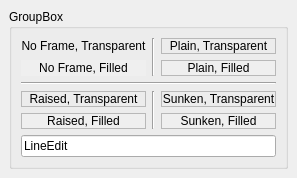
      <widget class="QWidget" name="tab_10" >
       <attribute name="title" >
        <string>Frames</string>
       </attribute>
       <layout class="QGridLayout" >
        <property name="leftMargin" >
         <number>9</number>
        </property>
        <property name="topMargin" >
         <number>9</number>
        </property>
        <property name="rightMargin" >
         <number>9</number>
        </property>
        <property name="bottomMargin" >
         <number>9</number>
        </property>
        <property name="horizontalSpacing" >
         <number>6</number>
        </property>
        <property name="verticalSpacing" >
         <number>6</number>
        </property>
        <item row="0" column="0" >
         <widget class="QGroupBox" name="groupBox" >
          <property name="title" >
           <string>GroupBox</string>
          </property>
          <layout class="QGridLayout" >
           <item row="0" column="0" >
            <widget class="QLabel" name="label_8" >
             <property name="text" >
              <string>No Frame, Transparent</string>
             </property>
             <property name="alignment" >
              <set>Qt::AlignCenter</set>
             </property>
            </widget>
           </item>
           <item rowspan="2" row="0" column="1" >
            <widget class="Line" name="line_3" >
             <property name="orientation" >
              <enum>Qt::Vertical</enum>
             </property>
            </widget>
           </item>
           <item row="0" column="2" >
            <widget class="QLabel" name="label_9" >
             <property name="frameShape" >
              <enum>QFrame::StyledPanel</enum>
             </property>
             <property name="frameShadow" >
              <enum>QFrame::Plain</enum>
             </property>
             <property name="text" >
              <string>Plain, Transparent</string>
             </property>
             <property name="alignment" >
              <set>Qt::AlignCenter</set>
             </property>
            </widget>
           </item>
           <item row="1" column="0" >
            <widget class="QLabel" name="label_15" >
             <property name="autoFillBackground" >
              <bool>true</bool>
             </property>
             <property name="text" >
              <string>No Frame, Filled</string>
             </property>
             <property name="alignment" >
              <set>Qt::AlignCenter</set>
             </property>
            </widget>
           </item>
           <item row="1" column="2" >
            <widget class="QLabel" name="label_13" >
             <property name="autoFillBackground" >
              <bool>true</bool>
             </property>
             <property name="frameShape" >
              <enum>QFrame::StyledPanel</enum>
             </property>
             <property name="frameShadow" >
              <enum>QFrame::Plain</enum>
             </property>
             <property name="text" >
              <string>Plain, Filled</string>
             </property>
             <property name="alignment" >
              <set>Qt::AlignCenter</set>
             </property>
            </widget>
           </item>
           <item row="2" column="0" colspan="3" >
            <widget class="Line" name="line" >
             <property name="orientation" >
              <enum>Qt::Horizontal</enum>
             </property>
            </widget>
           </item>
           <item row="3" column="0" >
            <widget class="QLabel" name="label_10" >
             <property name="frameShape" >
              <enum>QFrame::StyledPanel</enum>
             </property>
             <property name="frameShadow" >
              <enum>QFrame::Raised</enum>
             </property>
             <property name="text" >
              <string>Raised, Transparent</string>
             </property>
             <property name="alignment" >
              <set>Qt::AlignCenter</set>
             </property>
            </widget>
           </item>
           <item rowspan="2" row="3" column="1" >
            <widget class="Line" name="line_2" >
             <property name="orientation" >
              <enum>Qt::Vertical</enum>
             </property>
            </widget>
           </item>
           <item row="3" column="2" >
            <widget class="QLabel" name="label_11" >
             <property name="frameShape" >
              <enum>QFrame::StyledPanel</enum>
             </property>
             <property name="frameShadow" >
              <enum>QFrame::Sunken</enum>
             </property>
             <property name="text" >
              <string>Sunken, Transparent</string>
             </property>
             <property name="alignment" >
              <set>Qt::AlignCenter</set>
             </property>
            </widget>
           </item>
           <item row="4" column="0" >
            <widget class="QLabel" name="label_14" >
             <property name="autoFillBackground" >
              <bool>true</bool>
             </property>
             <property name="frameShape" >
              <enum>QFrame::StyledPanel</enum>
             </property>
             <property name="frameShadow" >
              <enum>QFrame::Raised</enum>
             </property>
             <property name="text" >
              <string>Raised, Filled</string>
             </property>
             <property name="alignment" >
              <set>Qt::AlignCenter</set>
             </property>
            </widget>
           </item>
           <item row="4" column="2" >
            <widget class="QLabel" name="label_16" >
             <property name="autoFillBackground" >
              <bool>true</bool>
             </property>
             <property name="frameShape" >
              <enum>QFrame::StyledPanel</enum>
             </property>
             <property name="frameShadow" >
              <enum>QFrame::Sunken</enum>
             </property>
             <property name="text" >
              <string>Sunken, Filled</string>
             </property>
             <property name="alignment" >
              <set>Qt::AlignCenter</set>
             </property>
            </widget>
           </item>
           <item row="5" column="0" colspan="3" >
            <widget class="QLineEdit" name="lineEdit_2" >
             <property name="text" >
              <string>LineEdit</string>
             </property>
            </widget>
           </item>
          </layout>
         </widget>
        </item>
       </layout>
      </widget>
